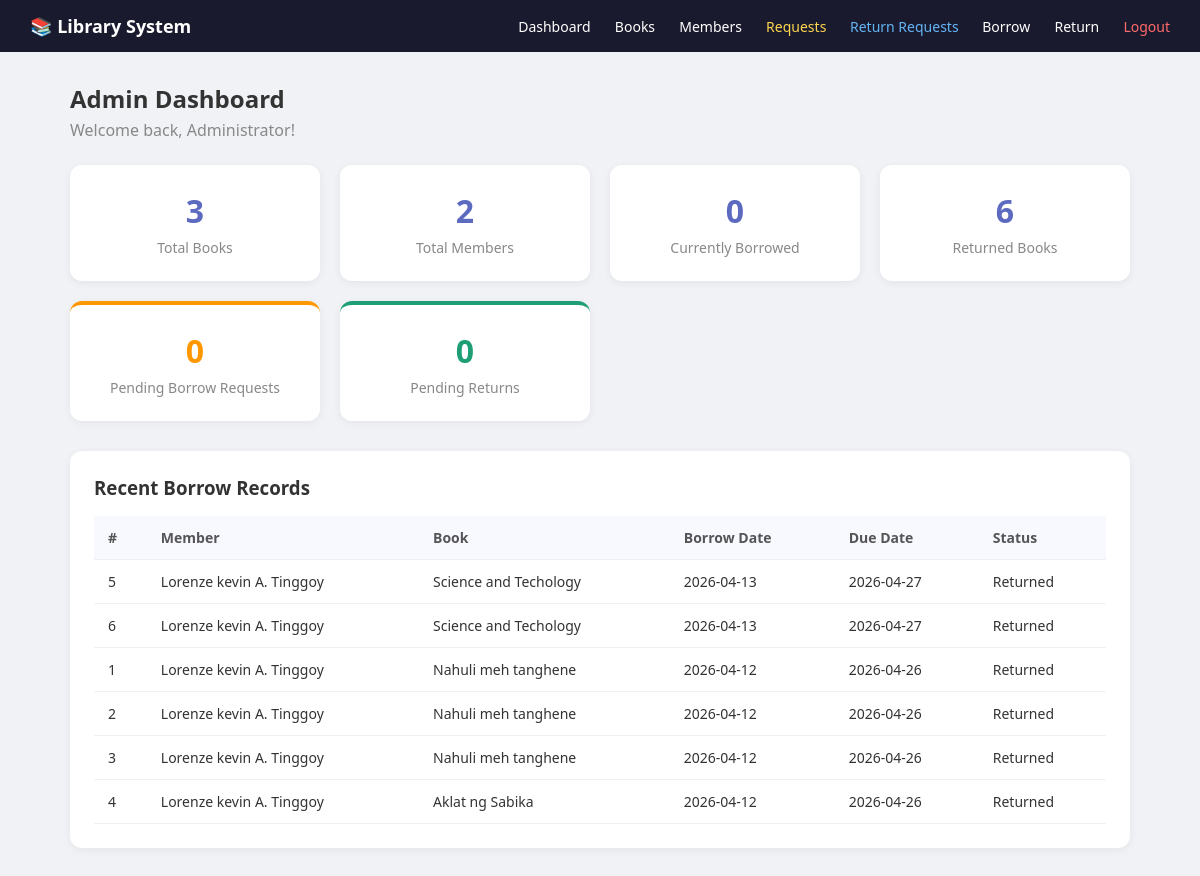
/dashboard.php (signed in), run on the app's committed database.
### tables this page shows
CREATE TABLE `borrow_records` (
  `id` int(11) NOT NULL,
  `user_id` int(11) NOT NULL,
  `book_id` int(11) NOT NULL,
  `borrow_date` date NOT NULL,
  `due_date` date NOT NULL,
  `return_date` date DEFAULT NULL,
  `status` enum('borrowed','returned','overdue') DEFAULT 'borrowed'
);

CREATE TABLE `users` (
  `id` int(11) NOT NULL,
  `name` varchar(100) NOT NULL,
  `email` varchar(100) NOT NULL,
  `password` varchar(255) NOT NULL,
  `role` enum('admin','user') DEFAULT 'user',
  `created_at` timestamp NOT NULL DEFAULT current_timestamp()
);

CREATE TABLE `books` (
  `id` int(11) NOT NULL,
  `book_no` varchar(50) DEFAULT NULL,
  `genre` varchar(100) DEFAULT NULL,
  `title` varchar(200) NOT NULL,
  `author` varchar(100) NOT NULL,
  `isbn` varchar(50) DEFAULT NULL,
  `category` varchar(100) DEFAULT NULL,
  `quantity` int(11) DEFAULT 1,
  `available` int(11) DEFAULT 1,
  `created_at` timestamp NOT NULL DEFAULT current_timestamp()
);

### dashboard.php (the view, shortened to what this page needs)
<?php
require 'includes/db_connect.php';
$total_books    = mysqli_fetch_assoc(mysqli_query($conn, "SELECT COUNT(*) as total FROM books"))['total'];
$total_members  = mysqli_fetch_assoc(mysqli_query($conn, "SELECT COUNT(*) as total FROM users WHERE role='user'"))['total'];
$total_borrow   = mysqli_fetch_assoc(mysqli_query($conn, "SELECT COUNT(*) as total FROM borrow_records WHERE status='borrowed'"))['total'];
$total_return   = mysqli_fetch_assoc(mysqli_query($conn, "SELECT COUNT(*) as total FROM borrow_records WHERE status='returned'"))['total'];
$total_pending  = mysqli_fetch_assoc(mysqli_query($conn, "SELECT COUNT(*) as total FROM borrow_requests WHERE status='pending'"))['total'];
$total_return_pending = mysqli_fetch_assoc(
    mysqli_query($conn, "SELECT COUNT(*) as total FROM return_requests WHERE status='pending'")
)['total'];
$recent = mysqli_query($conn, "
    SELECT br.id, u.name AS member, b.title AS book, br.borrow_date, br.due_date, br.status
    FROM borrow_records br
    JOIN users u ON br.user_id = u.id
    JOIN books b ON br.book_id = b.id
    ORDER BY br.borrow_date DESC
    LIMIT 10
");
?>
<!DOCTYPE html>
<html lang="en">
<head>
<link rel="stylesheet" href="css/style.css">
</head>
<body>
<nav class="navbar">
    <span style="font-weight:600; font-size:18px;">📚 Library System</span>
    <div>
        <a href="dashboard.php">Dashboard</a>
        <a href="books.php">Books</a>
        <a href="members.php">Members</a>
        <a href="borrow_requests.php" style="color:#ffd54f;">
            Requests
        </a>
        <a href="return_requests.php" style="color:#64b5f6;">
            Return Requests
        </a>
        <a href="borrow.php">Borrow</a>
        <a href="return.php">Return</a>
        <a href="logout.php" style="color:#ff6b6b;">Logout</a>
    </div>
</nav>
<div class="container">
    <h2 style="margin-bottom:4px;">Admin Dashboard</h2>
    <p style="color:#888; margin-bottom:24px;">
        Welcome back, <?= htmlspecialchars($_SESSION['user_name']) ?>!
    </p>
    <div class="cards">
        <div class="card">
            <h3><?= $total_books ?></h3>
            <p>Total Books</p>
        </div>
        <div class="card">
            <h3><?= $total_members ?></h3>
            <p>Total Members</p>
        </div>
        <div class="card">
            <h3><?= $total_borrow ?></h3>
            <p>Currently Borrowed</p>
        </div>
        <div class="card">
            <h3><?= $total_return ?></h3>
            <p>Returned Books</p>
        </div>
        <div class="card" style="border-top:4px solid #ff9800;">
            <h3 style="color:#ff9800;"><?= $total_pending ?></h3>
            <p>Pending Borrow Requests</p>
        </div>
        <div class="card" style="border-top:4px solid #1D9E75;">
            <h3 style="color:#1D9E75;"><?= $total_return_pending ?></h3>
            <p>Pending Returns</p>
        </div>
    </div>
    <div class="table-box">
        <h3 style="margin-bottom:16px;">Recent Borrow Records</h3>
        <table>
            <thead>
                <tr>
                    <th>#</th>
                    <th>Member</th>
                    <th>Book</th>
                    <th>Borrow Date</th>
                    <th>Due Date</th>
                    <th>Status</th>
                </tr>
            </thead
            <tbody>
                <?php if (mysqli_num_rows($recent) > 0): ?>
                    <?php while ($row = mysqli_fetch_assoc($recent)): ?>
                    <tr>
                        <td><?= $row['id'] ?></td>
                        <td><?= htmlspecialchars($row['member']) ?></td>
                        <td><?= htmlspecialchars($row['book']) ?></td>
                        <td><?= $row['borrow_date'] ?></td>
                        <td><?= $row['due_date'] ?></td>
                        <td><?= ucfirst($row['status']) ?></td>
                    </tr>
                    <?php endwhile; ?>
                <?php else: ?>
                    <tr><td colspan="6" style="text-align:center;color:#888;">No records yet.</td></tr>
                <?php endif; ?>
        </table>
    </div>
</div>
</body>
</html>

### css/style.css (style rules this page uses)
* { margin: 0; padding: 0; box-sizing: border-box; }
body { font-family: 'Segoe UI', sans-serif; background: #f0f2f5; color: #333; }
.navbar { background: #1a1a2e; color: white; padding: 14px 30px; display: flex; justify-content: space-between; align-items: center; }
.navbar a { color: white; text-decoration: none; margin-left: 20px; font-size: 14px; }
.container { max-width: 1100px; margin: 30px auto; padding: 0 20px; }
.cards { display: grid; grid-template-columns: repeat(auto-fit, minmax(200px, 1fr)); gap: 20px; margin-bottom: 30px; }
.card { background: white; padding: 24px; border-radius: 12px; box-shadow: 0 2px 8px rgba(0,0,0,0.06); text-align: center; }
.card h3 { font-size: 32px; color: #5c6bc0; }
.card p { color: #888; font-size: 14px; margin-top: 6px; }
.table-box { background: white; padding: 24px; border-radius: 12px; box-shadow: 0 2px 8px rgba(0,0,0,0.06); }
table { width: 100%; border-collapse: collapse; }
th, td { padding: 12px 14px; text-align: left; border-bottom: 1px solid #f0f0f0; font-size: 14px; }
th { background: #f8f9ff; font-weight: 600; color: #555; }

### data on the page
borrow_records: id "5", user.name "Lorenze kevin A. Tinggoy", book.title "Science and Techology", borrow_date "2026-04-13", due_date "2026-04-27", status "Returned"
borrow_records: id "6", user.name "Lorenze kevin A. Tinggoy", book.title "Science and Techology", borrow_date "2026-04-13", due_date "2026-04-27", status "Returned"
borrow_records: id "1", user.name "Lorenze kevin A. Tinggoy", book.title "Nahuli meh tanghene", borrow_date "2026-04-12", due_date "2026-04-26", status "Returned"
borrow_records: id "2", user.name "Lorenze kevin A. Tinggoy", book.title "Nahuli meh tanghene", borrow_date "2026-04-12", due_date "2026-04-26", status "Returned"
borrow_records: id "3", user.name "Lorenze kevin A. Tinggoy", book.title "Nahuli meh tanghene", borrow_date "2026-04-12", due_date "2026-04-26", status "Returned"
borrow_records: id "4", user.name "Lorenze kevin A. Tinggoy", book.title "Aklat ng Sabika", borrow_date "2026-04-12", due_date "2026-04-26", status "Returned"

### other printed values
$_SESSION['user_name'] "Administrator"
$total_books "3"
$total_members "2"
$total_borrow "0"
$total_return "6"
$total_pending "0"
$total_return_pending "0"
